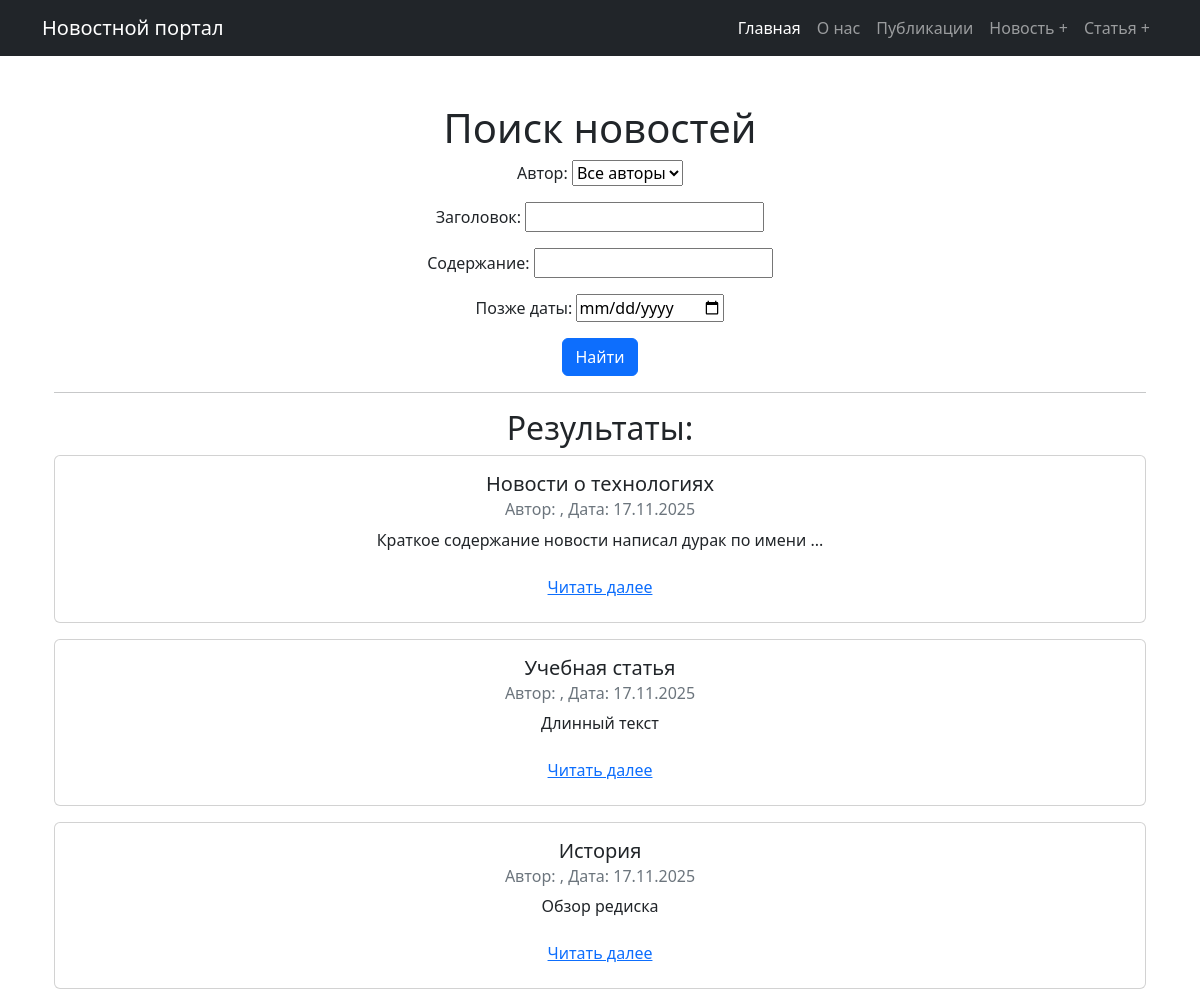
/post/search/, run on an earlier commit of the app's database.
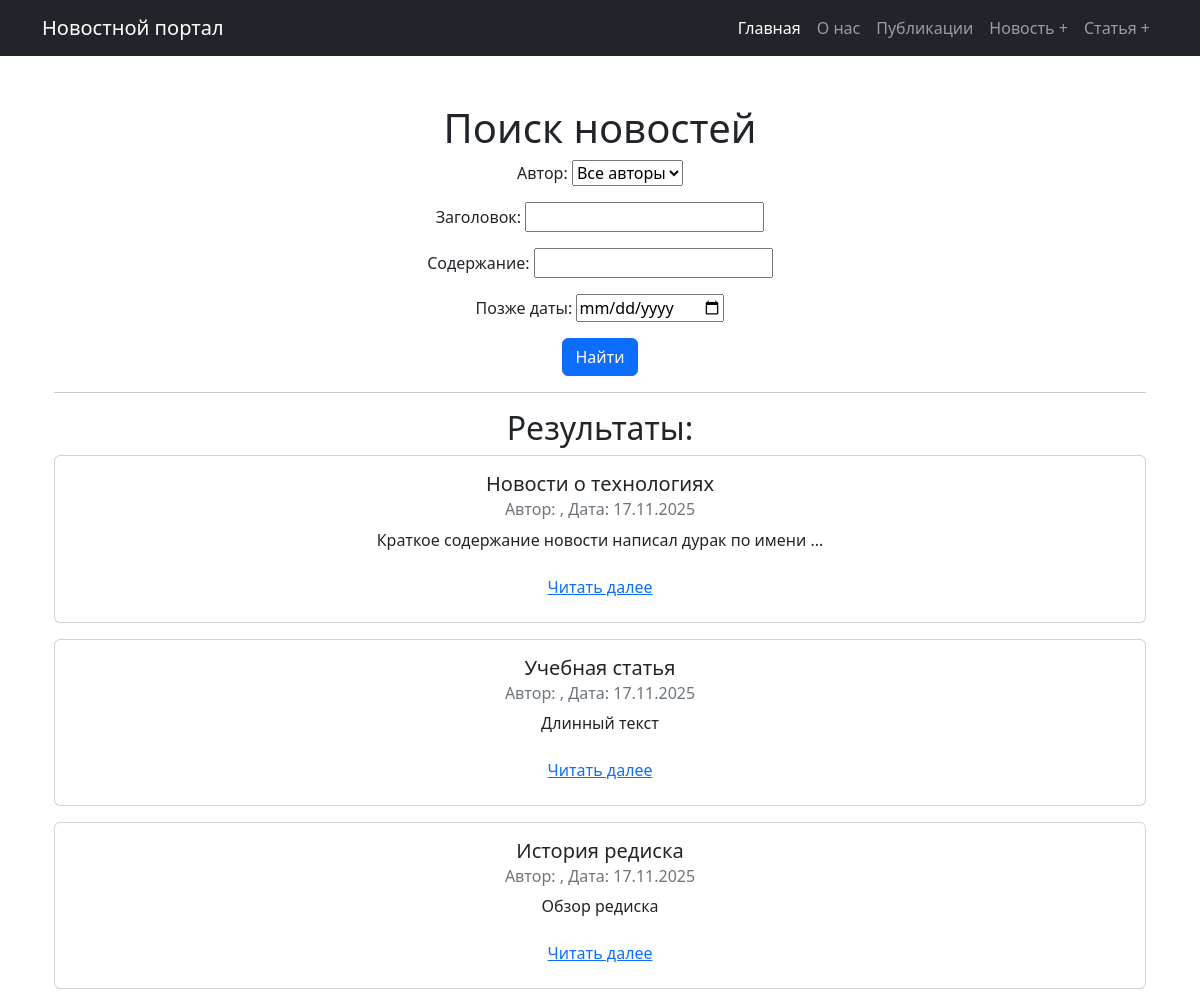
And on a later commit of the database.
### news/models.py (models this page shows, shortened)
class Post(models.Model):
    author = models.ForeignKey(Author, on_delete=models.CASCADE)
    NEWS = 'NW'
    ARTICLE = 'AR'
    CATEGORY_CHOICES = (
        (NEWS, 'Новость'),
        (ARTICLE, 'Статья'),
    )
    categoryType = models.CharField(max_length=2, choices=CATEGORY_CHOICES, default=ARTICLE)
    dateCreation = models.DateTimeField(auto_now_add=True)
    postCategory = models.ManyToManyField(Category, through='PostCategory')
    title = models.CharField(max_length=128)
    text = models.TextField()
    rating = models.SmallIntegerField(default=0)

### news/views.py (the view)
# urls.py: path('search/', NewsSearchView.as_view(), name='news_search'),
class NewsSearchView(FilterView):
    model = Post
    template_name = 'news/news_search.html'
    context_object_name = 'posts'
    filterset_class = PostFilter

### news/models.py (called while the page is built)
    def __str__(self):
        return self.authorUser.username

### templates/news/news_search.html (shortened to what this page needs)
{% extends 'flatpages/default.html' %}
{% block content %}
<div class="container mt-5">
    <h1>Поиск новостей</h1>
    <form method="get">
        {{ filter.form.as_p }}
        <button type="submit" class="btn btn-primary">Найти</button>
    </form>
    <hr>
    <h2>Результаты:</h2>
    {% if posts %}
        {% for post in posts %}
            <div class="card mb-3">
                <div class="card-body">
                    <h5 class="card-title">{{ post.title }}</h5>
                    <h6 class="card-subtitle mb-2 text-muted">
                        Автор: {{ post.author.user.username }},
                        Дата: {{ post.dateCreation|date:"d.m.Y" }}
                    </h6>
                    <p class="card-text">{{ post.text|truncatechars:200 }}</p>
                    <a href="{% url 'post_detail' post.pk %}" class="btn btn-link">Читать далее</a>
                </div>
            </div>
        {% endfor %}
    {% else %}
        <p>Ничего не найдено.</p>
    {% endif %}
</div>
{% endblock %}

What changed in the data, as far as the page shows it:
changed Post "Обзор редиска": title "История" → "История редиска"
